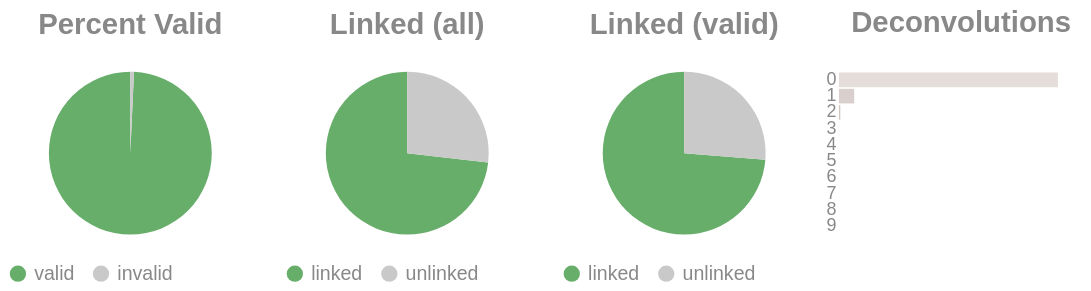

Here is the notebook cell this chart was saved with:
### Code cell
if SKIPLR:
    pass
else:
    clash = Counter()
    for i in valids['molecule'].to_list():
        _mol = i.split("-")
        if len(_mol) == 1:
            clash.update('0')
        else:
            clash.update(_mol[-1])

    _d = {"deconvolutions": [], 'count': []}
    for k,v in clash.items():
        _d['deconvolutions'].append(k)
        _d['count'].append(v)

    tot_valid = valids['reads'].sum()
    mask = valids['reads'] >= 2
    n_linked_reads = valids.filter(mask)['reads'].sum()
    if n_linked_reads == 0:
        print_html("No linked molecules (>=2 reads) were detected; skipping linked-only distributions.")
        SKIPLR = True
    else:
        perc_valid = round(tot_valid / n_reads, 4)
        linked_perc_abs = round(n_linked_reads / n_reads, 4)
        linked_perc = round(n_linked_reads / tot_valid, 4)

    _valid = pl.DataFrame({"valids": ['valid', 'invalid'], "count": [tot_valid, n_reads - tot_valid]})
    _linked_abs = pl.DataFrame({"linked (absolute)": ['linked', 'unlinked'], "count": [n_linked_reads, n_reads - n_linked_reads]})
    _linked_rel = pl.DataFrame({"linked (valids)": ['linked', 'unlinked'], "count": [n_linked_reads, tot_valid - n_linked_reads]})

    (
        alt.hconcat(
            piechart(_valid, goodval = 'valid', title = "Percent Valid"),
            piechart(_linked_abs, goodval = "linked", title =  "Linked (all)"),
            piechart(_linked_rel, goodval = "linked", title =  "Linked (valid)"),
            convolutionbar(pl.DataFrame(_d), title = "Deconvolutions"),
            center = True,
            bounds = 'flush'
        )
        .resolve_scale(color='independent')
        .resolve_legend('independent')
        .properties(usermeta={'embedOptions': {"actions": False}})
    ).display()

### Figure 1 — Vega-Lite specification as saved in the notebook (floating-point values rounded to 4 significant figures)
{"width": "container", "height": 400, "config": {"title": {"anchor": "start", "dy": -15, "fontSize": 18, "color": "#888888", "subtitleColor": "#888888", "subtitleFontSize": 14}, "arc": {"fill": "#0072B2"}, "axis": {"domainColor": "#888888", "domainWidth": 0.5, "gridWidth": 0.2, "grid": false, "titleFontWeight": 400, "titleFontSize": 15, "labelFontSize": 11, "labelColor": "#888888", "tickColor": "#888888", "tickWidth": 0.2, "titleColor": "#888888"}, "axisBand": {"grid": false}, "axisX": {"grid": true, "tickSize": 10, "domainCap": "round"}, "axisY": {"domain": false, "grid": true, "tickSize": 0, "domainCap": "round"}, "background": "transparent", "header": {"labelFontSize": 15, "labelColor": "#888888", "titleFontSize": 15, "titleFontWeight": 600, "titleColor": "#888888"}, "legend": {"labelFont": "sans-serif", "labelFontSize": 12, "labelColor": "#888888", "symbolSize": 100, "symbolType": "circle", "titleFontSize": 12, "titlePadding": 10, "titleColor": "#888888", "title": null}, "range": {"category": ["#E69F00", "#56B4E9", "#009E73", "#F0E442", "#0072B2", "#D55E00", "#CC79A7", "#000000"], "diverging": ["#cfe8f3", "#a2d4ec", "#73bfe2", "#46abdb", "#1696d2", "#12719e"]}, "area": {"fill": "#0072B2", "fillOpacity": 0.7, "line": true, "strokeOpacity": 0.7}, "line": {"color": "#0072B2", "stroke": "#0072B2", "strokeWidth": 2}, "trail": {"color": "#0072B2", "stroke": "#0072B2", "strokeWidth": 0, "size": 1}, "point": {"filled": true, "fillOpacity": 1.0, "size": 95}, "text": {"color": "#888888", "fontSize": 11, "align": "right", "fontWeight": 400, "size": 11}, "bar": {"fill": "#0072B2", "stroke": null}, "view": {"stroke": null, "continuousWidth": 660, "continuousHeight": 400}}, "hconcat": [{"data": {"name": "data-b425ae4f32eee89817e3fbafc1d2c68a"}, "mark": {"type": "arc"}, "encoding": {"color": {"field": "valids", "legend": {"orient": "bottom", "title": null}, "scale": {"domain": ["valid", "invalid"], "range": ["#68ae6b", "#C9C9C9"]}, "title": "Valids", "type": "nominal"}, "theta": {"field": "count", "type": "quantitative"}, "tooltip": [{"field": "valids", "title": "Valids", "type": "ordinal"}, {"field": "percent", "format": ".2%", "title": "Percent", "type": "quantitative"}, {"field": "count", "title": "Count", "type": "quantitative"}]}, "height": 100, "title": {"text": "Percent Valid", "align": "center", "anchor": "middle"}, "transform": [{"calculate": "datum.count / 4328517", "as": "percent"}], "width": 150}, {"data": {"name": "data-7d0354efbd7830bfca378a80a3b27ba5"}, "mark": {"type": "arc"}, "encoding": {"color": {"field": "linked (absolute)", "legend": {"orient": "bottom", "title": null}, "scale": {"domain": ["linked", "unlinked"], "range": ["#68ae6b", "#C9C9C9"]}, "title": "Linked (Absolute)", "type": "nominal"}, "theta": {"field": "count", "type": "quantitative"}, "tooltip": [{"field": "linked (absolute)", "title": "Linked (Absolute)", "type": "ordinal"}, {"field": "percent", "format": ".2%", "title": "Percent", "type": "quantitative"}, {"field": "count", "title": "Count", "type": "quantitative"}]}, "height": 100, "title": {"text": "Linked (all)", "align": "center", "anchor": "middle"}, "transform": [{"calculate": "datum.count / 4328517", "as": "percent"}], "width": 150}, {"data": {"name": "data-511baad144494cf5fe8ded7a39da9937"}, "mark": {"type": "arc"}, "encoding": {"color": {"field": "linked (valids)", "legend": {"orient": "bottom", "title": null}, "scale": {"domain": ["linked", "unlinked"], "range": ["#68ae6b", "#C9C9C9"]}, "title": "Linked (Valids)", "type": "nominal"}, "theta": {"field": "count", "type": "quantitative"}, "tooltip": [{"field": "linked (valids)", "title": "Linked (Valids)", "type": "ordinal"}, {"field": "percent", "format": ".2%", "title": "Percent", "type": "quantitative"}, {"field": "count", "title": "Count", "type": "quantitative"}]}, "height": 100, "title": {"text": "Linked (valid)", "align": "center", "anchor": "middle"}, "transform": [{"calculate": "datum.count / 4297379", "as": "percent"}], "width": 150}, {"data": {"name": "data-307bc75ac1821e220566f201645e4e60"}, "mark": {"type": "bar"}, "encoding": {"color": {"field": "deconvolutions", "legend": null, "scale": {"scheme": "lightgreyred"}, "type": "nominal"}, "tooltip": [{"field": "deconvolutions", "title": "Deconvolutions", "type": "ordinal"}, {"field": "percent", "format": ".2%", "title": "Percent", "type": "quantitative"}, {"field": "count", "title": "Count", "type": "quantitative"}], "x": {"axis": null, "field": "count", "type": "quantitative"}, "y": {"field": "deconvolutions", "sort": "ascending", "title": null, "type": "nominal"}}, "height": 100, "title": {"text": "Deconvolutions", "align": "center", "anchor": "middle"}, "transform": [{"calculate": "datum.count / 1736779", "as": "percent"}], "width": 150}], "bounds": "flush", "center": true, "resolve": {"legend": {"angle": "independent"}, "scale": {"color": "independent"}}, "usermeta": {"embedOptions": {"actions": false}}, "$schema": "https://vega.github.io/schema/vega-lite/v6.1.0.json", "datasets": {"data-b425ae4f32eee89817e3fbafc1d2c68a": [{"valids": "valid", "count": 4297379}, {"valids": "invalid", "count": 31138}], "data-7d0354efbd7830bfca378a80a3b27ba5": [{"linked (absolute)": "linked", "count": 3167156}, {"linked (absolute)": "unlinked", "count": 1161361}], "data-511baad144494cf5fe8ded7a39da9937": [{"linked (valids)": "linked", "count": 3167156}, {"linked (valids)": "unlinked", "count": 1130223}], "data-307bc75ac1821e220566f201645e4e60": [{"deconvolutions": "0", "count": 1612958}, {"deconvolutions": "1", "count": 112478}, {"deconvolutions": "2", "count": 10180}, {"deconvolutions": "3", "count": 943}, {"deconvolutions": "4", "count": 166}, {"deconvolutions": "5", "count": 31}, {"deconvolutions": "6", "count": 16}, {"deconvolutions": "7", "count": 4}, {"deconvolutions": "8", "count": 2}, {"deconvolutions": "9", "count": 1}]}}
